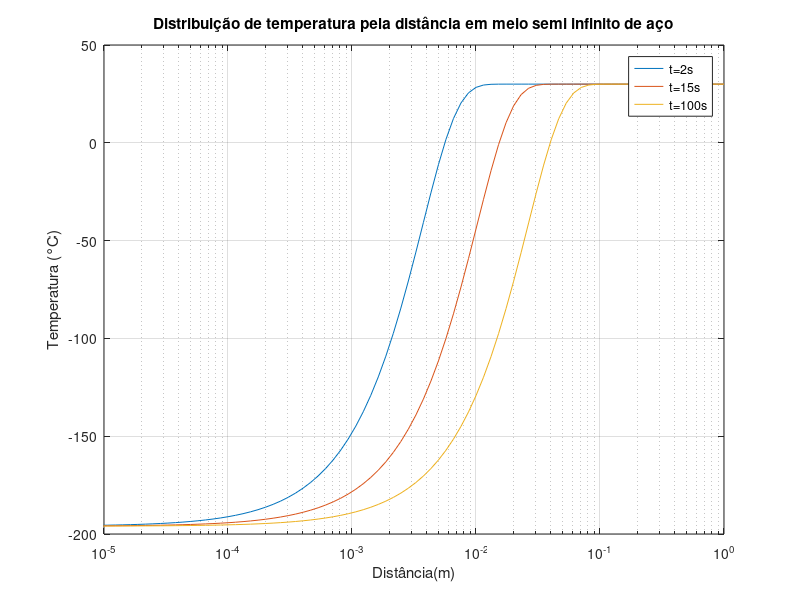

The MATLAB script that drew this image:
clc
clear
r=logspace(-6,0,100);
a=0.04;
b=0.045;
Ta=-196;
Ti=30;
Tb=25;
alfa=3.48e-6;
n=1;
t=[2 15 100];

for i=1:3
    T(i,:) = Ta+(Ti-Ta)*erf(r/(2*sqrt(alfa*t(i))));  
end
figure(1)
semilogx(r,T(1,:),r,T(2,:),r,T(3,:))
grid on
title('Distribuição de temperatura pela distância em meio semi infinito de aço')
xlabel('Distância(m)')
ylabel('Temperatura (°C)')
legend('t=2s','t=15s','t=100s','Location', 'best')
axis([10^-5 1 -200 50])  % Ajuste da escala do eixo x para [1, 10^3]